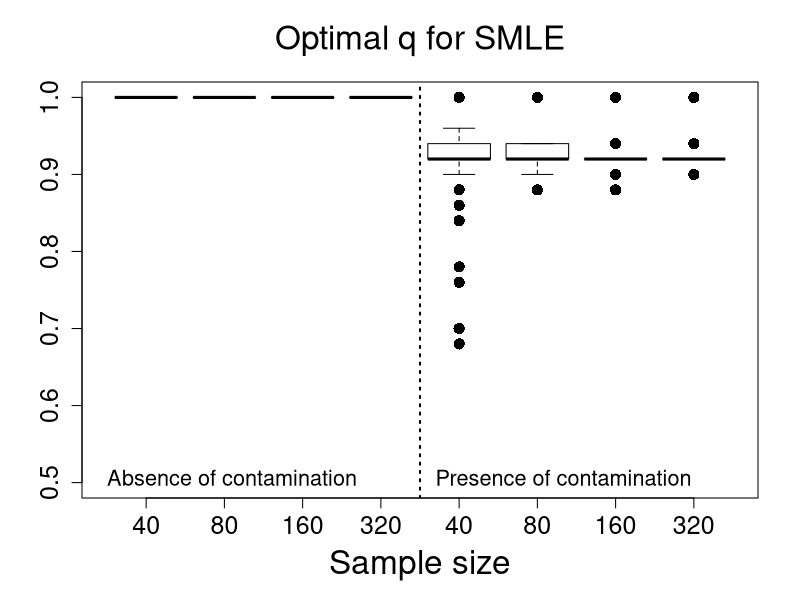
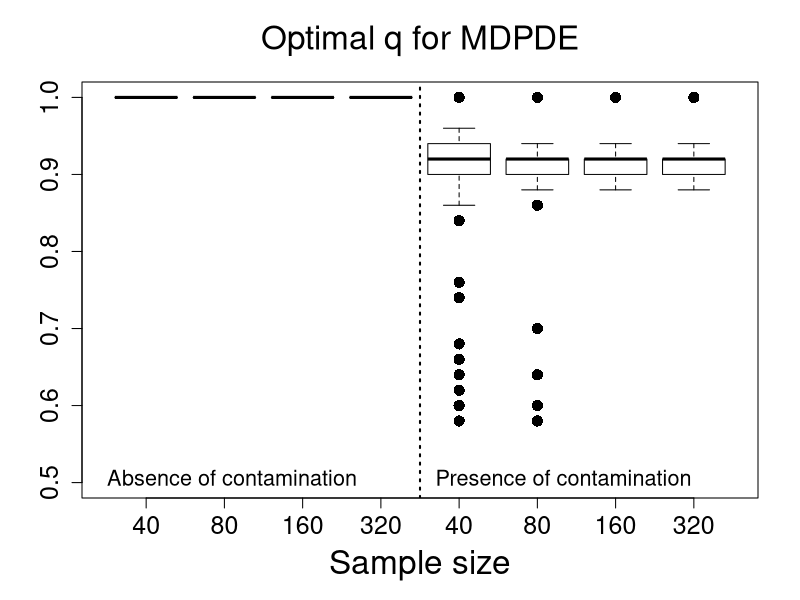

Source code (R) for these figures, in order:
#***********************Optimal tuning values***************#
rm(list=ls())

data40 <- read.table("Qoptimal_Scenario5_n40.txt", h=T)
data80 <- read.table("Qoptimal_Scenario5_n80.txt", h=T)
data160 <- read.table("Qoptimal_Scenario5_n160.txt", h=T)
data320 <- read.table("Qoptimal_Scenario5_n320.txt", h=T)

SMLE_n40 <-  data40$qoptimal_SMLE;     SMLEC_n40 <-   data40$qoptimal_SMLE_C
MDPDE_n40 <- data40$qoptimal_MDPDE;    MDPDEC_n40 <-  data40$qoptimal_MDPDE_C
SMLE_n80 <-  data80$qoptimal_SMLE;     SMLEC_n80 <-   data80$qoptimal_SMLE_C
MDPDE_n80 <- data80$qoptimal_MDPDE;    MDPDEC_n80 <-  data80$qoptimal_MDPDE_C
SMLE_n160 <- data160$qoptimal_SMLE;    SMLEC_n160 <-  data160$qoptimal_SMLE_C
MDPDE_n160 <-data160$qoptimal_MDPDE;   MDPDEC_n160 <- data160$qoptimal_MDPDE_C
SMLE_n320 <- data320$qoptimal_SMLE;    SMLEC_n320 <-  data320$qoptimal_SMLE_C
MDPDE_n320 <-data320$qoptimal_MDPDE;   MDPDEC_n320 <- data320$qoptimal_MDPDE_C

#==================================================================
#==================================================================

par(mfrow=c(1,1))

boxplot(SMLE_n40,SMLE_n80,SMLE_n160,SMLE_n320,SMLEC_n40,SMLEC_n80,SMLEC_n160,SMLEC_n320
,main=expression( paste("Optimal ", q, " for SMLE")),
xlab="Sample size",ylab="",names=c(40,80, 160, 320,40,80, 160, 320),outline=T,
ylim=c(0.5,1.0), cex=1.5,cex.lab=2.0,cex.axis=1.5,cex.main=2.0, pch=16, col=NULL)
#abline(1.0,0,col=2,lty=2,lwd=2)
abline(v=4.5,lty=3,lwd=2)
legend(0.0,0.54,"Absence of contamination",bty="n",cex=1.3)
legend(4.2,0.54,"Presence of contamination",bty="n",cex=1.3)

boxplot(MDPDE_n40,MDPDE_n80,MDPDE_n160,MDPDE_n320,MDPDEC_n40,MDPDEC_n80,MDPDEC_n160,MDPDEC_n320,
main=expression( paste("Optimal ", q, " for MDPDE")),
xlab="Sample size",ylab="",names=c(40,80, 160, 320,40,80, 160, 320),outline=T,
ylim=c(0.5,1.0), cex=1.5,cex.lab=2.0,cex.axis=1.5,cex.main=2.0, pch=16, col=NULL)
abline(v=4.5,lty=3,lwd=2)
legend(0.0,0.54,"Absence of contamination",bty="n",cex=1.3)
legend(4.2,0.54,"Presence of contamination",bty="n",cex=1.3)

#Median optimal tuning constants

#SMLE
apply(cbind(SMLE_n40,SMLE_n80,SMLE_n160,SMLE_n320,SMLEC_n40,SMLEC_n80,SMLEC_n160,SMLEC_n320),2,median)

#MDPDE
apply(cbind(MDPDE_n40,MDPDE_n80,MDPDE_n160,MDPDE_n320,MDPDEC_n40,MDPDEC_n80,MDPDEC_n160,MDPDEC_n320),2,median)





